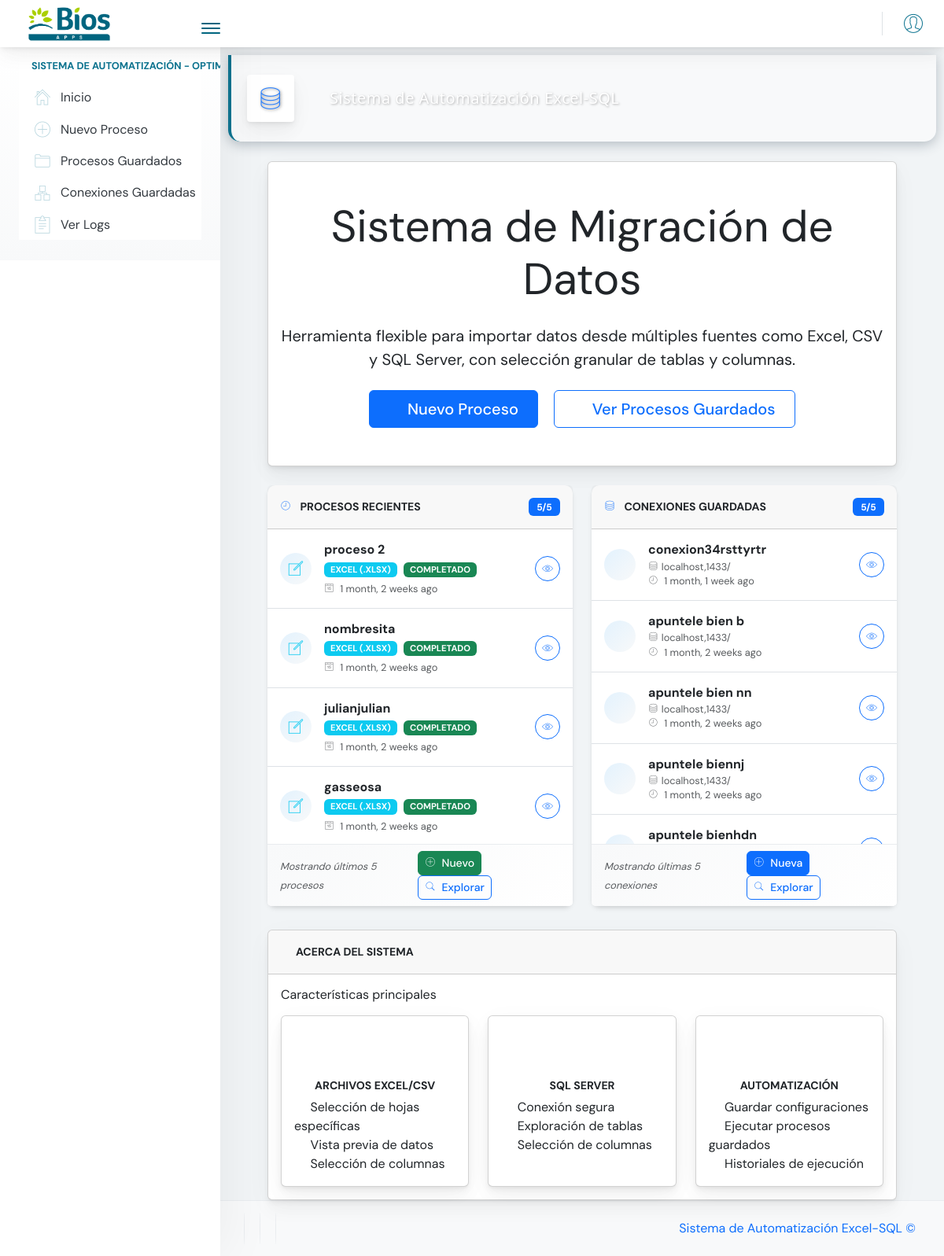
The app's page /automatizacion/, older data.
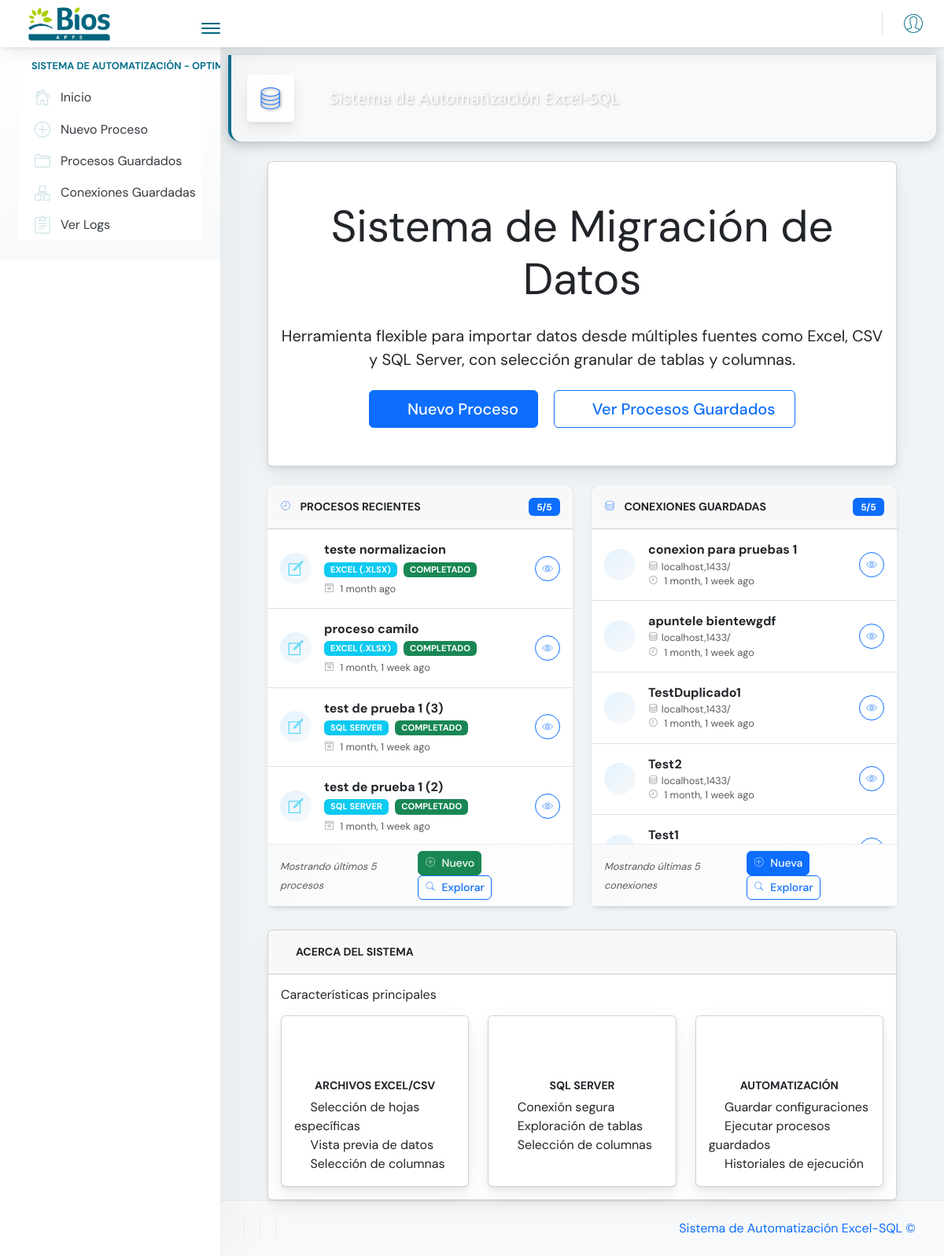
The same page, newer data.
### automatizacion/models.py (models this page shows, shortened)
class MigrationProcess(models.Model):
    STATUS_CHOICES = [
        ('draft', 'Borrador'),
        ('db_selected', 'Base de datos seleccionada'),
        ('tables_selected', 'Tablas seleccionadas'),
        ('columns_selected', 'Columnas seleccionadas'),
        ('configured', 'Configurado'),
        ('validated', 'Validado'),
        ('ready', 'Listo para ejecutar'),
        ('running', 'En ejecución'),
        ('completed', 'Completado'),
        ('failed', 'Fallido'),
    ]
    name = models.CharField(max_length=255, unique=True)
    description = models.TextField(blank=True, null=True)
    source = models.ForeignKey(DataSource, on_delete=models.CASCADE, related_name='processes')
    selected_sheets = models.JSONField(null=True, blank=True)  # Lista de hojas seleccionadas
    selected_database = models.CharField(max_length=100, blank=True, null=True)  # Base de datos seleccionada
    selected_tables = models.JSONField(null=True, blank=True)  # Lista de tablas seleccionadas
    selected_columns = models.JSONField(null=True, blank=True)  # Dict de columnas seleccionadas por tabla/hoja
    column_mappings = models.JSONField(null=True, blank=True)  # Dict de mapeos: {'tabla': {'nombre_original': 'nombre_personalizado'}}
    target_db_name = models.CharField(max_length=100, default='DestinoAutomatizacion')
    target_db_connection = models.ForeignKey(DatabaseConnection, on_delete=models.SET_NULL, null=True, blank=True, related_name='target_processes')
    target_table = models.CharField(max_length=100, blank=True, null=True)  # Tabla de destino
    status = models.CharField(max_length=20, choices=STATUS_CHOICES, default='draft')
    created_at = models.DateTimeField(auto_now_add=True)
    updated_at = models.DateTimeField(auto_now=True)  # Se actualiza automáticamente en cada save()
    last_run = models.DateTimeField(null=True, blank=True)
    allow_rollback = models.BooleanField(default=True)
    last_checkpoint = models.JSONField(null=True, blank=True)  # Para almacenar puntos de restauración
    type_configuration = models.JSONField(null=True, blank=True)  # Configuración de tipos SQL inferidos por columna
    types_inferred_at = models.DateTimeField(null=True, blank=True)  # Timestamp de cuándo se infirieron los tipos
    def save(self, *args, **kwargs):
        """
        Sobrescribe el método save() para sincronizar automáticamente con SQL Server.

        Cada vez que un proceso se crea o modifica en Django, se refleja también
        en la tabla dbo.ProcesosGuardados de SQL Server para trazabilidad.

        ⚠️ Importante: La sincronización ocurre DESPUÉS del save en Django,
        por lo que si falla la sincronización con SQL Server, el proceso igual
        quedará guardado en Django (modelo robusto).
        """
        super().save(*args, **kwargs)
        try:
            from .process_sync import sync_process_to_sqlserver
            if self._state.adding:
                observaciones = f"Proceso creado en Django (ID Django: {self.id})"
            else:
                observaciones = f"Proceso actualizado en Django (ID Django: {self.id})"
            exito, mensaje, proceso_id_sql = sync_process_to_sqlserver(
                self,
                usuario='sistema',
                observaciones=observaciones
            )
            if exito:
                print(f"✅ Sincronización SQL Server exitosa: {mensaje}")
            else:
                print(f"⚠️ Advertencia: No se pudo sincronizar con SQL Server: {mensaje}")
        except Exception as e:
            print(f"⚠️ Error inesperado sincronizando con SQL Server: {str(e)}")
            import logging
            logger = logging.getLogger(__name__)
            logger.error(f"Error sincronizando proceso {self.name} con SQL Server", exc_info=True)

class DataSource(models.Model):
    TYPE_CHOICES = [
        ('excel', 'Excel (.xlsx)'),
        ('csv', 'CSV'),
        ('sql', 'SQL Server'),
    ]
    name = models.CharField(max_length=255)
    source_type = models.CharField(max_length=20, choices=TYPE_CHOICES)
    file_path = models.CharField(max_length=255, blank=True, null=True)  # Solo para archivos
    connection = models.ForeignKey(DatabaseConnection, on_delete=models.SET_NULL, null=True, blank=True)  # Solo para SQL
    created_at = models.DateTimeField(auto_now_add=True)

class DatabaseConnection(models.Model):
    name = models.CharField(max_length=100, unique=True)
    server = models.CharField(max_length=255)
    username = models.CharField(max_length=100)
    password = models.CharField(max_length=255)
    port = models.IntegerField(default=1433)
    created_at = models.DateTimeField(auto_now_add=True)
    last_used = models.DateTimeField(null=True, blank=True)
    selected_database = models.CharField(max_length=100, blank=True, null=True)
    available_databases = models.JSONField(null=True, blank=True)

### automatizacion/views.py (the view)
# urls.py: path('', views.index, name='index'),
def index(request):
    recent_processes = MigrationProcess.objects.all().order_by('-created_at')[:5]
    saved_connections = DatabaseConnection.objects.all().order_by('-created_at')[:5]
    context = {
        'recent_processes': recent_processes,
        'saved_connections': saved_connections
    }
    return render(request, 'automatizacion/index.html', context)

### proyecto_automatizacion/templates/automatizacion/index.html (shortened to what the changed rows need)
{% extends "base.html" %}
{% block content %}
<div class="row mb-4">
    <div class="col-md-12">
        <div class="card">
            <div class="card-body text-center py-5">
                <h1 class="display-4 mb-4">Sistema de Migración de Datos</h1>
            </div>
        </div>
    </div>
</div>
<div class="row">
    <div class="col-md-6">
        <div class="main-card mb-3 card">
            <div class="card-body p-0">
                {% if recent_processes %}
                    <div class="processes-list">
                        {% for process in recent_processes %}
                            <div class="process-item p-3 border-bottom {% if forloop.last %}border-0{% endif %}">
                                <div class="d-flex align-items-center">
                                    <div class="process-icon me-3">
                                        <i class="pe-7s-note text-info fs-4"></i>
                                    </div>
                                    <div class="process-info flex-grow-1">
                                        <h6 class="process-name mb-1 text-dark">{{ process.name }}</h6>
                                        <div class="process-details">
                                            <div class="process-badges mb-1">
                                                <span class="badge bg-info me-1">{{ process.source.get_source_type_display }}</span>
                                                <span class="badge {% if process.status == 'completed' %}bg-success{% elif process.status == 'failed' %}bg-danger{% else %}bg-warning{% endif %}">
                                                    {{ process.get_status_display }}
                                                </span>
                                            </div>
                                            <small class="text-muted">
                                                <i class="pe-7s-date me-1"></i>
                                                {{ process.created_at|timesince }} ago
                                            </small>
                                        </div>
                                    </div>
                                    <div class="process-actions">
                                        <a href="{% url 'automatizacion:view_process' process.id %}"
                                           class="btn btn-sm btn-outline-primary"
                                           title="Ver proceso">
                                            <i class="pe-7s-look"></i>
                                        </a>
                                    </div>
                                </div>
                            </div>
                        {% endfor %}
                    </div>
                {% endif %}
            </div>
        </div>
    </div>
    <div class="col-md-6">
        <div class="main-card mb-3 card">
            <div class="card-body p-0">
                {% if saved_connections %}
                    <div class="connections-list">
                        {% for connection in saved_connections %}
                            <div class="connection-item p-3 border-bottom {% if forloop.last %}border-0{% endif %}">
                                <div class="d-flex align-items-center">
                                    <div class="connection-icon me-3">
                                    </div>
                                    <div class="connection-info flex-grow-1">
                                        <h6 class="connection-name mb-1 text-dark">{{ connection.name }}</h6>
                                        <div class="connection-details">
                                            <small class="text-muted d-block">
                                                <i class="pe-7s-server me-1"></i>{{ connection.server }}/{{ connection.database }}
                                            </small>
                                            <small class="text-muted">
                                                <i class="pe-7s-clock me-1"></i>
                                                {% if connection.last_used %}
                                                    {{ connection.last_used|timesince }} ago
                                                {% else %}
                                                    Nunca usado
                                                {% endif %}
                                            </small>
                                        </div>
                                    </div>
                                    <div class="connection-actions">
                                        <a href="{% url 'automatizacion:view_connection' connection.id %}"
                                           class="btn btn-sm btn-outline-primary"
                                           title="Ver conexión">
                                            <i class="pe-7s-look"></i>
                                        </a>
                                    </div>
                                </div>
                            </div>
                        {% endfor %}
                    </div>
                {% endif %}
            </div>
        </div>
    </div>
</div>
{% endblock %}

Row changes from the older to the newer data that the page shows:
no longer on this page (row unchanged): MigrationProcess: name "proceso 2", source.source_type "EXCEL (.XLSX)", status "COMPLETADO", created_at "1 month, 2 weeks"
no longer on this page (row unchanged): MigrationProcess: name "nombresita", source.source_type "EXCEL (.XLSX)", status "COMPLETADO", created_at "1 month, 2 weeks"
no longer on this page (row unchanged): MigrationProcess: name "julianjulian", source.source_type "EXCEL (.XLSX)", status "COMPLETADO", created_at "1 month, 2 weeks"
no longer on this page (row unchanged): MigrationProcess: name "gasseosa", source.source_type "EXCEL (.XLSX)", status "COMPLETADO", created_at "1 month, 2 weeks"
no longer on this page (row edited): DatabaseConnection: name "conexion34rsttyrtr", server "localhost,1433", last_used "1 month, 1 week"
no longer on this page (row edited): DatabaseConnection: name "apuntele bien b", server "localhost,1433", last_used "1 month, 2 weeks"
no longer on this page (row unchanged): DatabaseConnection: name "apuntele bien nn", server "localhost,1433", last_used "1 month, 2 weeks"
no longer on this page (row unchanged): DatabaseConnection: name "apuntele biennj", server "localhost,1433", last_used "1 month, 2 weeks"
no longer on this page (row unchanged): DatabaseConnection: name "apuntele bienhdn"
added MigrationProcess: name "teste normalizacion", source.source_type "EXCEL (.XLSX)", status "COMPLETADO", created_at "1 month"
added MigrationProcess: name "proceso camilo", source.source_type "EXCEL (.XLSX)", status "COMPLETADO", created_at "1 month, 1 week"
added MigrationProcess: name "test de prueba 1 (3)", source.source_type "SQL SERVER", status "COMPLETADO", created_at "1 month, 1 week"
added MigrationProcess: name "test de prueba 1 (2)", source.source_type "SQL SERVER", status "COMPLETADO", created_at "1 month, 1 week"
added DatabaseConnection: name "conexion para pruebas 1", server "localhost,1433", last_used "1 month, 1 week"
added DatabaseConnection: name "apuntele bientewgdf", server "localhost,1433", last_used "1 month, 1 week"
added DatabaseConnection: name "TestDuplicado1", server "localhost,1433", last_used "1 month, 1 week"
added DatabaseConnection: name "Test2", server "localhost,1433", last_used "1 month, 1 week"
added DatabaseConnection: name "Test1"
